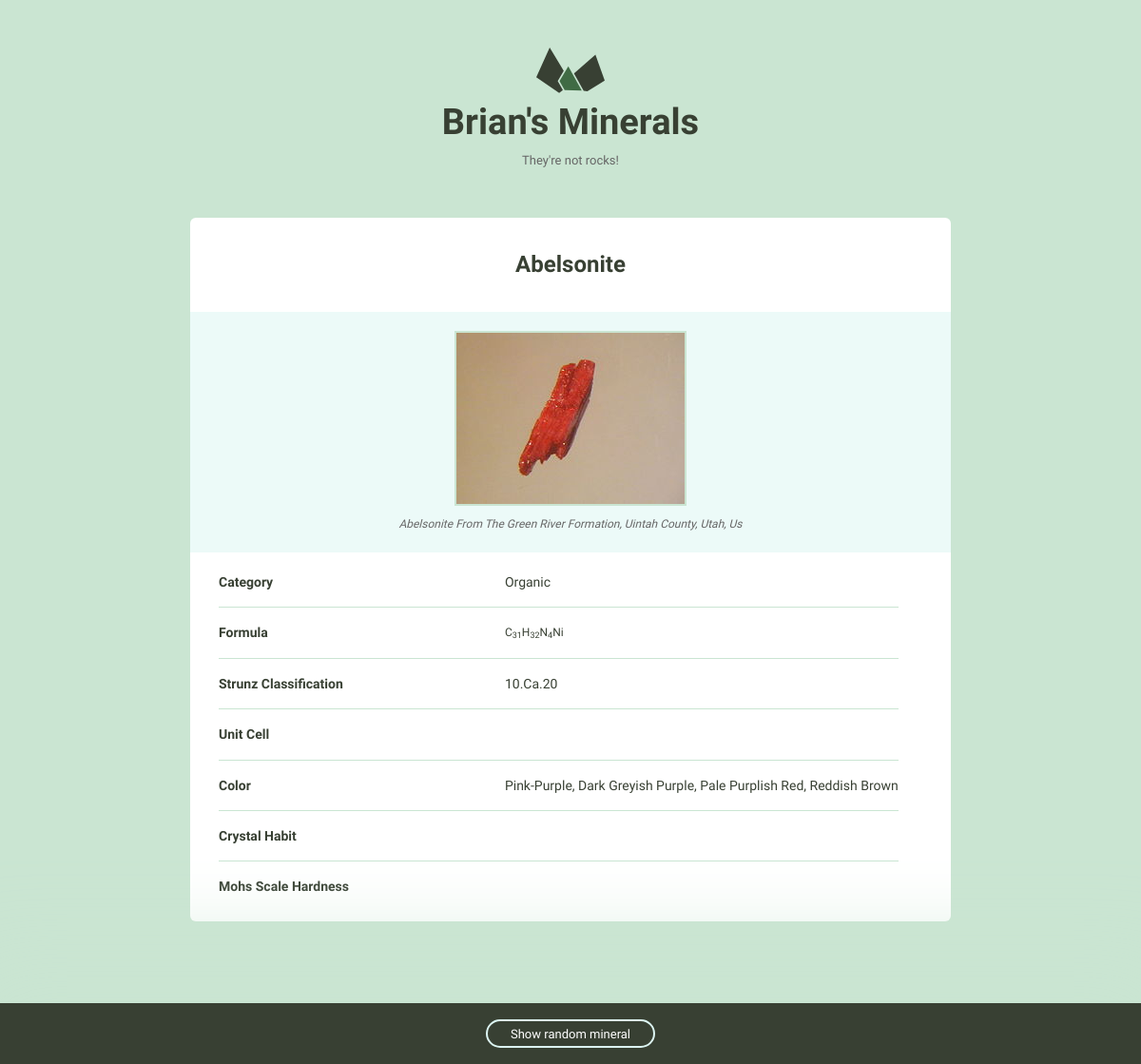
The page /minerals/3/ on the database its author committed.
### minerals/models.py (models this page shows, shortened)
class Mineral(models.Model):
    name = models.CharField(max_length=255)
    img_filename = models.CharField(max_length=255)
    img_caption = models.TextField(max_length=255)
    category = models.CharField(max_length=255)
    formula = models.CharField(max_length=255)
    strunz_classification = models.CharField(max_length=255)
    crystal_system = models.CharField(max_length=255)
    unit_cell = models.CharField(max_length=255)
    color = models.CharField(max_length=255)
    crystal_symmetry = models.CharField(max_length=255)
    cleavage = models.CharField(max_length=255)
    mohs_hardness = models.CharField(max_length=255)
    luster = models.CharField(max_length=255)
    streak = models.CharField(max_length=255)
    diaphaneity = models.CharField(max_length=255)
    optical_properties = models.CharField(max_length=255)
    refractive_index = models.CharField(max_length=255, blank=True, default='')
    crystal_habit = models.CharField(max_length=255, blank=True, default='')
    specific_gravity = models.CharField(max_length=255, blank=True, default='')
    class Meta:
        ordering = ['name']

### minerals/views.py (the view)
# urls.py: url(r'(?P<pk>\d+)/$', views.mineral_detail, name='detail'),
def mineral_detail(request, pk):
    mineral = get_object_or_404(Mineral, pk=pk)
    minerals = Mineral.objects.all()
    random_mineral = random.choice(minerals)
    return render(
        request,
        'minerals/mineral_detail.html',
        {'mineral': mineral, 'random_mineral': random_mineral}
    )

### minerals/templates/minerals/mineral_detail.html (shortened to what this page needs)
{% extends 'layout.html' %}
{% load static %}
{% block content %}
<div class="grid-100 mineral__container">
  <h1 class="mineral__name">{{ mineral.name }}</h1>
  <div class="mineral__image-bg">
    <img class="mineral__image" src="{% static 'img' %}/{{mineral.img_filename}}" alt="{{ mineral.name|title }}">
    <p class="mineral__caption">{{ mineral.img_caption|title }}</p>
  </div>
  <div class="mineral__table-container">
    <table class="mineral__table">
      <tr>
        <td class="mineral__category">Category</td>
        <td>{{ mineral.category|title }}</td>
      </tr>
      <tr>
        <td class="mineral__category">Formula</td>
        <td class="mineral__formula">{{ mineral.formula|safe }}</td>
      </tr>
      <tr>
        <td class="mineral__category">Strunz Classification</td>
        <td>{{ mineral.strunz_classification|title }}</td>
      </tr>
      <tr>
        <td class="mineral__category">Unit Cell</td>
        <td>{{ mineral.unit_cell|title }}</td>
      </tr>
      <tr>
        <td class="mineral__category">Color</td>
        <td>{{ mineral.color|title }}</td>
      </tr>
      <tr>
        <td class="mineral__category">Crystal Habit</td>
        <td>{{ mineral.crystal_habit|title }}</td>
      </tr>
      <tr>
        <td class="mineral__category">Mohs Scale Hardness</td>
        <td>{{ mineral.mohs_hardness|title }}</td>
      </tr>
    </table>
  </div>
</div>
{% endblock %}
{% block rand_mineral %}
<div class="minerals__random">
    <a class="minerals__anchor" href="{% url 'minerals:detail' pk=random_mineral.pk %}">Show random mineral</a>
</div>
{% endblock %}

### assets/css/global.css (style rules this page uses)
html { font-family: sans-serif; -ms-text-size-adjust: 100%; -webkit-text-size-adjust: 100%; }
body { margin: 0; }
a { background-color: transparent; }
h1 { font-size: 2em; margin: 0.67em 0; }
sub { font-size: 75%; line-height: 0; position: relative; vertical-align: baseline; bottom: -0.25em; }
img { border: 0; }
table { border-collapse: collapse; border-spacing: 0; }
td, th { padding: 0; }
html { font-size: 62.5%; }
body { background-color: #CAE5D2; font-size: 1.5em; line-height: 1.6; font-weight: 400; font-family: "Cousine"; color: #666; }
.grid, .grid-5, .grid-10, .grid-15, .grid-20, .grid-25, .grid-30, .grid-33, .grid-35, .grid-40, .grid-45, .grid-50, .grid-55, .grid-60, .grid-65, .grid-66, .grid-70, .grid-75, .grid-80, .grid-90, .grid-95, .grid-100 { float: left; box-sizing: border-box; position: relative; }
.grid-100 { width: 100%; padding: 0 15px; }
h1, h2, h3, h4, h5, h6 { margin-top: 0; margin-bottom: 2rem; font-weight: bold; font-family: "Work Sans", sans-serif; color: #384033; }
h1 { font-size: 3.8rem; }
@media (min-width: 550px) { h1 { font-size: 3.8rem; } }
p { margin-top: 0; font-size: 1.6rem; }
a { color: #689b98; text-decoration: none; -webkit-transition: color 0.2s; -moz-transition: color 0.2s; -ms-transition: color 0.2s; -o-transition: color 0.2s; transition: color 0.2s; }
th, td { padding: 15px; text-align: left; border-bottom: 1px solid #e1e1e1; }
th:first-child, td:first-child { padding-left: 0; }
th:last-child, td:last-child { padding-right: 0; }
table, p, ul { margin-bottom: 2.5rem; }
.minerals__anchor { border: solid 2px #DCF5F2; border-radius: 100px; color: #384033; display: block; font-size: 13px; text-align: center; padding: 8px 0 7px 0; width: 100%; transition: background-color 200ms ease-in-out, font-weight 200ms ease-in-out, color 200ms ease-in-out; }
.minerals__random { background-color: #384033; box-shadow: 0 0 100px 50px #CAE5D2; color: #fff; padding: 20px 0 20px 0; position: fixed; bottom: 0; text-align: center; width: 100%; }
.minerals__random .minerals__anchor { display: inline; color: #fff; padding: 6px 24px 5px 24px; }
.mineral__container { background-color: #fff; border-radius: 6px; list-style: none; padding: 0; text-align: center; }
.mineral__name { display: block; width: 100%; margin: 0; font-size: 24px; padding: 30px 0 30px 0; }
.mineral__image { display: block; margin: 0 auto; border: solid 2px #CAE5D2; }
.mineral__image-bg { background-color: #ecfaf8; padding: 20px 0; }
.mineral__caption { font-size: 12px; font-style: italic; padding: 10px 0 0 0; margin: 0; }
.mineral__table { font-size: 14px; color: #384033; }
.mineral__table td { border-color: #CAE5D2; }
.mineral__table tr:last-of-type td { border-bottom: none; padding-bottom: 0; }
.mineral__table-container { padding: 5px 30px 0; }
.mineral__category { font-weight: bold; width: 40%; }
.mineral__formula { font-size: 12px; }

### rows shown on the page
Mineral: name "Abelsonite", img_filename (picture), img_caption "Abelsonite From The Green River Formation, Uintah County, Utah, Us", category "Organic", formula "C 31 H 32 N 4 Ni", strunz_classification "10.Ca.20", color "Pink-Purple, Dark Greyish Purple, Pale Purplish Red, Reddish Brown"
